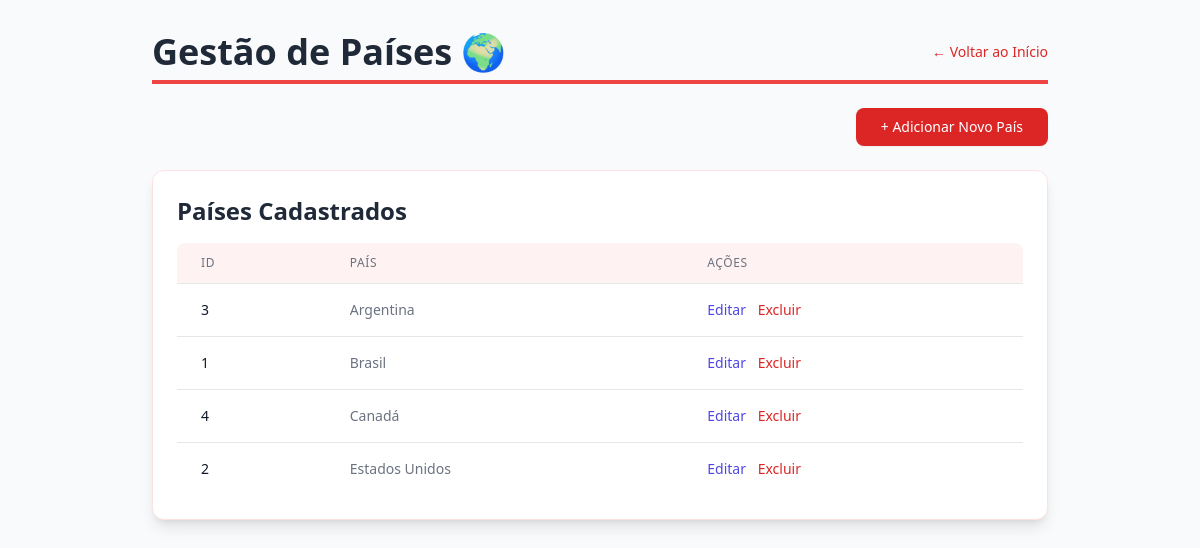
Screenshot of /paises/paises_index.php with the database file from the repository.
### tables this page shows
CREATE TABLE `paises` (
  `Id` int(11) NOT NULL,
  `Pais` varchar(100) NOT NULL
);

### functions.php (called while the page is built, shortened)
<?php
function getPaise(mysqli $conn) {
    $sql = "SELECT Id, Pais FROM PAISES ORDER BY Pais";
    $result = $conn->query($sql);
    return $result ? $result->fetch_all(MYSQLI_ASSOC) : [];
}
?>

### paises/paises_index.php (the view, shortened to what this page needs)
<?php
require_once 'config.php';
require_once 'functions.php';
$conn = getConnection();
$paise = getPaise($conn);
?>
<!DOCTYPE html>
<html lang="pt-BR">
<head>
    <script src="https://cdn.tailwindcss.com"></script>
</head>
<body class="bg-gray-50 min-h-screen p-4 md:p-8">
    <div class="max-w-4xl mx-auto">
        <div class="flex justify-between items-center mb-6 border-b-4 border-red-500 pb-2">
            <h1 class="text-4xl font-extrabold text-gray-800">
                Gestão de Países 🌍
            </h1>
            <a href="index.php" class="text-sm font-medium text-red-600 hover:text-red-800 transition duration-150">
                ← Voltar ao Início
            </a>
        </div>
        <div class="mb-6 flex justify-end">
            <a href="paises_insert.php" class="inline-flex justify-center rounded-lg border border-transparent bg-red-600 py-2 px-6 text-sm font-medium text-white shadow-sm hover:bg-red-700 transition duration-150">
                + Adicionar Novo País
            </a>
        </div>
        <div class="bg-white p-6 rounded-xl shadow-lg border border-red-100 overflow-x-auto">
            <h2 class="text-2xl font-semibold text-gray-800 mb-4">Países Cadastrados</h2>
            <table class="min-w-full divide-y divide-gray-200">
                <thead class="bg-red-50">
                    <tr>
                        <th class="px-6 py-3 text-left text-xs font-medium text-gray-500 uppercase tracking-wider rounded-tl-lg">ID</th>
                        <th class="px-6 py-3 text-left text-xs font-medium text-gray-500 uppercase tracking-wider">País</th>
                        <th class="px-6 py-3 text-left text-xs font-medium text-gray-500 uppercase tracking-wider rounded-tr-lg">Ações</th>
                    </tr>
                </thead>
                <tbody class="bg-white divide-y divide-gray-200">
                    <?php foreach ($paise as $pais): ?>
                    <tr>
                        <td class="px-6 py-4 whitespace-nowrap text-sm font-medium text-gray-900">
                            <?php echo htmlspecialchars($pais['Id']); ?>
                        </td>
                        <td class="px-6 py-4 whitespace-nowrap text-sm text-gray-500">
                            <?php echo htmlspecialchars($pais['Pais']); ?>
                        </td>
                        <td class="px-6 py-4 whitespace-nowrap text-sm font-medium space-x-2">
                            <a href="paises_update.php?id=<?php echo htmlspecialchars($pais['Id']); ?>" class="text-indigo-600 hover:text-indigo-900 transition duration-150">
                                Editar
                            </a>
                            <form method="POST" action="paises_delete.php" class="inline-block" onsubmit="return confirm('ATENÇÃO: Excluir o país \'<?php echo htmlspecialchars($pais['Pais']); ?>\' também excluirá todos os seus estados e cidades associadas. Deseja continuar?');">
                                <button type="submit" class="text-red-600 hover:text-red-900 transition duration-150">
                                    Excluir
                                </button>
                            </form>
                        </td>
                    </tr>
                    <?php endforeach; ?>
                </tbody>
            </table>
        </div>
    </div>
</body>
</html>

### paises/paises_index.php (style rules this page uses)
html { font-family: 'Inter', sans-serif; }

### rows the page displays
paises: Id "3", Pais "Argentina"
paises: Id "1", Pais "Brasil"
paises: Id "4", Pais "Canadá"
paises: Id "2", Pais "Estados Unidos"
